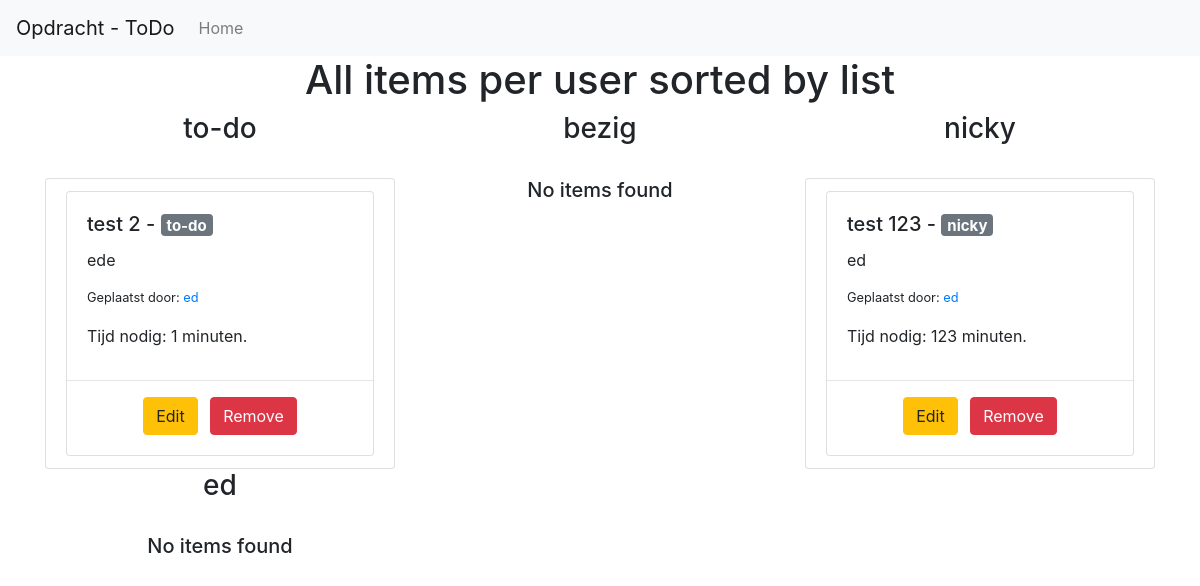
The page /user.php?user=ed on the database its author committed.
### tables this page shows
CREATE TABLE IF NOT EXISTS `lists` (
  `id` int(123) NOT NULL,
  `name` varchar(123) NOT NULL
);

### functions.php (called while the page is built, shortened)
<?php
function openDatabaseConnection() {
	$servername = "localhost";
	$username = "root";
	$password = "mysql";
	try {
		$conn = new PDO("mysql:host=$servername;dbname=php-todo", $username, $password);
		$conn->setAttribute(PDO::ATTR_ERRMODE, PDO::ERRMODE_EXCEPTION);
		return $conn;
	}
	catch(PDOException $e) {
		echo "Connection failed: " . $e->getMessage();
	}
}
function getAllLists() {
	$conn = openDatabaseConnection();
	$query = $conn->prepare("SELECT * FROM `lists`");
	if ($query->execute()) {
		$result = $query->fetchAll();
		return $result;
	} else {
		$message = "Oeps! Er is iets fout gegaan, probeer het opnieuw.";
		echo "<script type='text/javascript'>alert('$message'); window.location='index.php';</script>";
	}
}
function getItemsFromUser($user, $listID) {
	$conn = openDatabaseConnection();
	$query = $conn->prepare("SELECT * FROM `todo-items` WHERE `user` = :user AND `list` = :listID");
	if ($query->execute([':user' => $user, ':listID' => $listID])) {
		$result = $query->fetchAll();
		return $result;
	} else {
		$message = "Oeps! Er is iets fout gegaan, probeer het opnieuw.";
		echo "<script type='text/javascript'>alert('$message'); window.location='index.php';</script>";
	}
}
?>

### user.php (the view, shortened to what this page needs)
<?php
require 'functions.php';
$lists = getAllLists();
$user = $_GET['user'];
?>
<!DOCTYPE html>
<html>
<head>
	<?php include 'elements/header.php'; ?>
	<section class="main">
		<div class="container">
			<div class="row">
				<div class="col-md-12">
					<h1 class="text-center">All items per user sorted by list</h1>
					<div class="row">
						<?php foreach ($lists as $list) { ?>
							<div class="col-md-4">
								<h3 class="text-center"><?=$list['name']?></h3><br>
								<ul class="list-group">
									<?php
									$items = getItemsFromUser($user, $list['id']);
									if (!empty($items)) {
										foreach ($items as $item) { ?>
											<li class="list-group-item">
												<div class="card">
													<div class="card-body">
														<h5 class="card-title"><?=$item['title']?> - <span class="badge badge-secondary"><?=$list['name']?></span></h5>
														<p class="card-text"><?=$item['description']?></p>
														<p class="small">Geplaatst door: <a href="user.php?user=<?=$item['user']?>"><?=$item['user']?></a></p>
														<p>Tijd nodig: <?=$item['duur']?> minuten.</p>
													</div>
													<hr>
													<div class="card-body">
														<ul class="list-inline text-center">
															<li class="list-inline-item">
																<a href="edit.php?user_id=<?=$item['id']?>" class="btn btn-warning">Edit</a>
															</li>
															<li class="list-inline-item">
																<a href="delete.php?user_id=<?=$item['id']?>" class="btn btn-danger">Remove</a>
															</li>
														</ul>
													</div>
												</div>
											</li>
										<?php } ?>
									<?php } else {
										echo "<h5 class='text-center'>No items found</h5>";
									} ?>
								</ul>
							</div>
						<?php } ?>
					</div>
				</div>
			</div>
		</div>
	</section>
</body>
</html>

### css/style.css (style rules this page uses)
.card .card-body:first-child { padding-bottom: 0; }
.card .card-body:last-child { padding-top: 0; }

### rows shown on the page
lists: name "to-do"
todo-items: title "test 2", description "ede", user "ed", duur "1"
lists: name "bezig", shows "No items found"
lists: name "nicky"
todo-items: title "test 123", description "ed", user "ed", duur "123"
lists: name "ed", shows "No items found"
